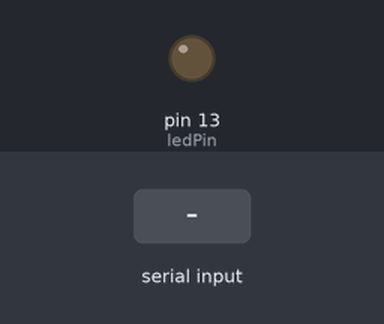
A sketch run on a simulated Arduino Uno, built with avr-gcc and run on an emulated ATmega328P. Parts: output pins drawn as LEDs (lit = HIGH). Inputs (shaded band) come from the test bench.

Above: at 1.2 s.
1.3 s: "90 45\n" received over Serial
At 1.7 s:
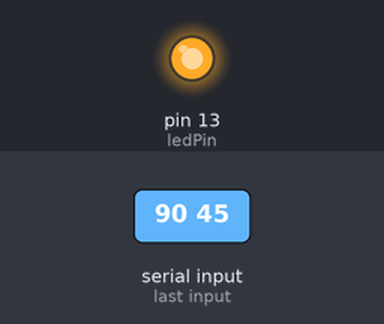
Timing chart, 0 to 10.3 s (numbered marks = the images above; inputs shaded):
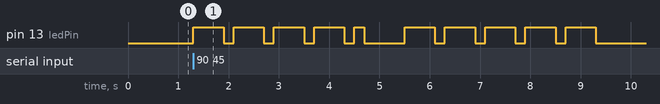

Measured:
- after the input at 1.3 s, pin 13 (ledPin): goes 4 × (HIGH 0.60 s, LOW 0.20 s), HIGH 0.20 s, LOW 0.80 s, 4 × (HIGH 0.60 s, LOW 0.20 s), HIGH 0.60 s, then LOW, starting at once

The sketch:

Morse_Code.ino
```cpp
/*
================================================================================

    File........... Morse_Code
    Purpose........ Takes user input at the serial monitor and outputs Morse code on Arduino
    Author......... Dr Stephen J Bauman
    E-mail......... sjbauman0@gmail.com
    Started........ 8/?/2019
    Finished....... 8/?/2019
    Updated........ --/--/----

================================================================================
   Notes
================================================================================
- Adapted and modified from "Programming Arduino: Getting Started with Sketches" by Simon Monk
- Takes user input from the serial monitor and uses the ASCII values with the corresponding
  dot/dash string array to parse the message and reproduce the message in Morse code using
  the built-in LED on pin 13.
================================================================================
  Updates
================================================================================
*/
```

0_declarations.ino
```cpp
//===============================================================================
//  Header Files
//===============================================================================

//===============================================================================
//  Constants
//===============================================================================

const int dotDelay = 200;
const int ledPin = 13;
char ch;

// Translating Phoenician alphabet to Morse code symbols
char* letters[] = {
  ".-", "-...", "-.-.", "-..", ".", //A-I
  "..-.", "--.", "....", "..",
  ".---", "-.-", ".-..", "--", "-.", //J-R
  "---", ".--.", "--.-", ".-.",
  "...", "-", "..-", "...-", ".--", //S-Z
  "-..-", "-.--", "--.."};

char* numbers[] = {
  "-----", ".----", "..---", "...--", "....-",
  ".....", "-....", "--...", "---..", "----."};
```

1_setup.ino
```cpp
//===============================================================================
//  Initialization
//===============================================================================
void setup()
{
  pinMode(ledPin, OUTPUT);
  Serial.begin(9600);
}
```

2_loop.ino
```cpp
//===============================================================================
//  Main
//===============================================================================
void loop()
{
  if (Serial.available() > 0)           // If something is typed in the serial monitor
  {
    ch = Serial.read();
    if (ch >= 'a' && ch <= 'z')         // Need same Morse code for upper and lowercase
    {
      flashSequence(letters[ch - 'a']); // ASCII c - a = 99 - 97 = 2, so address letters[2]
    }
    else if (ch >= 'A' && ch <= 'Z')
    {
      flashSequence(letters[ch - 'A']); // Same idea for ASCII value of capital letters
    }
    else if (ch >= '0' && ch <= '9')
    {
      flashSequence(numbers[ch - '0']);
    }
    else if (ch == ' ')
    {
      delay(dotDelay * 4);               // Pause between words
    }
  }
}
```

f1_flashSequence.ino
```cpp
///////////////////
// flashSequence //
///////////////////
void flashSequence(char* sequence)
{
  int i = 0;
  while (sequence[i] != '\0')   // Until the array end marker is reached
  {
    flashDotOrDash(sequence[i]);
    i++;
  }
  delay(dotDelay * 3);          // Pause between letters
}
```

f2_flashDotorDash.ino
```cpp
///////////////////
// flashDotOrDash //
///////////////////
void flashDotOrDash(char dotOrDash)
{
  digitalWrite(ledPin, HIGH);
  if (dotOrDash == '.')
  {
    delay(dotDelay);        // Dot corresponds to short flash
  }
  else // must be a dash
  {
    delay(dotDelay * 3);    // Dash is three times longer than a dot
  }
  digitalWrite(ledPin, LOW);
  delay(dotDelay);          // Pause between flashes
}
```
